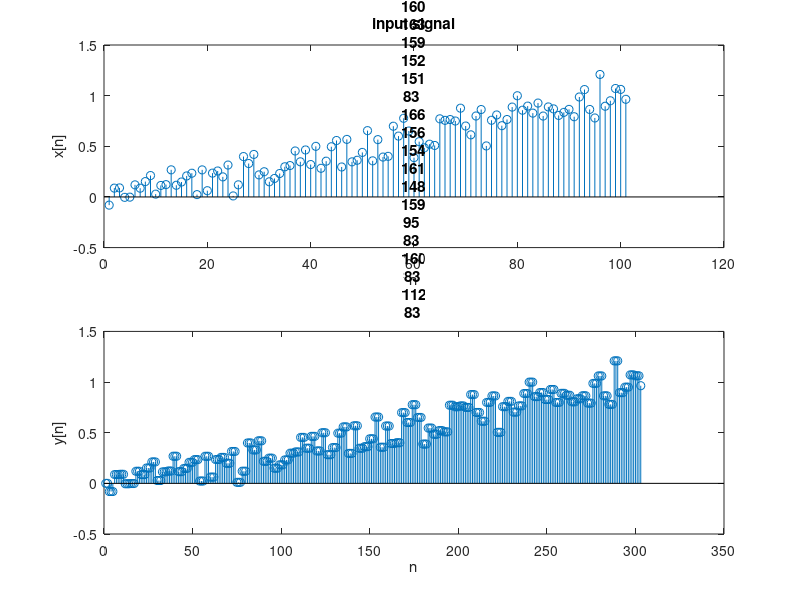

MATLAB code for this plot:
% user defined parameters
m = 3;

input = load("q2_2.mat").x;
figure()
y = zeros(length(input)*m,1);
for i=m:length(y)
    if (mod(i,m)==0)
        y(i)=input(i/m);
    else
        y(i)=input((i-mod(i,m))/m);
    end
end

subplot(2,1,1)
stem(input);
xlabel("n");
ylabel("x[n]");
title("input signal");

subplot(2,1,2)
stem(y);
xlabel("n");
ylabel("y[n]");
title("zeroth order interpolation of upsampled signal, m = "+num2str(m));